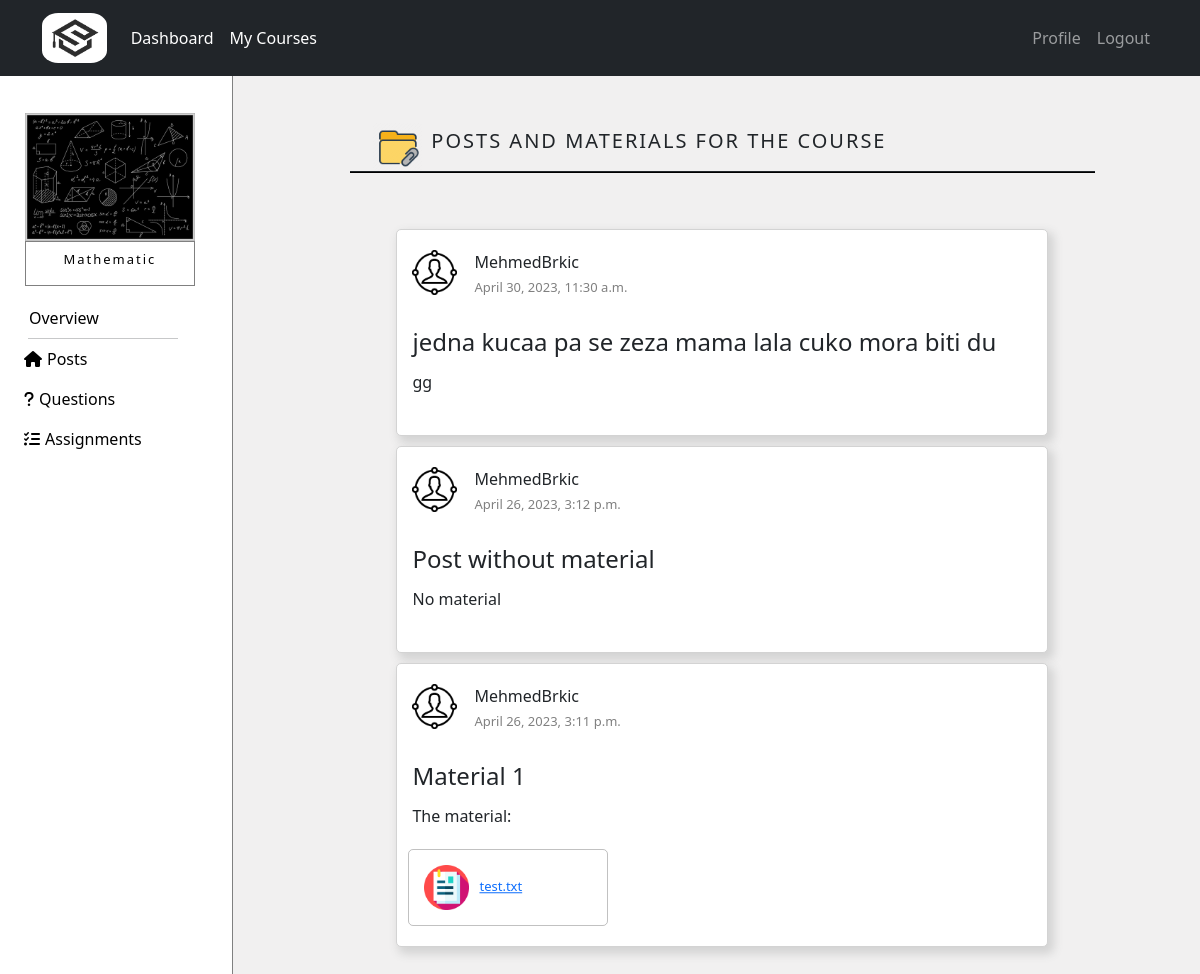
Screenshot of /courses/course/10 (signed in) with the database file from the repository.
### courses/models.py (models this page shows, shortened)
class Course(models.Model):
    name = models.CharField(max_length=50)
    summary = models.CharField(max_length=500)
    image = models.ImageField(upload_to="courses_images",default="courses_images/default.jpg",blank=True)
    overview = models.TextField(null=True,blank=True)
    max_students = models.IntegerField(default=100)
    student_number = models.IntegerField(default=0)

class Notice(models.Model):
    name = models.CharField(max_length=50)
    text = models.CharField(max_length=500,null=True,blank=True)
    created_at = models.DateTimeField(auto_now=True)
    tutor = models.ForeignKey(Tutor,related_name='tutor_upload',on_delete=models.CASCADE)
    course = models.ForeignKey(Course,related_name='course_notice',on_delete=models.CASCADE)
    class Meta:
        ordering = ['-created_at']

class Tutor(models.Model):
    user = models.OneToOneField(NewUser,on_delete=models.CASCADE,primary_key=True,related_name='Tutor')
    phone = models.IntegerField()
    course = models.ManyToManyField(Course,through="TutorCourse")

class NewUser(AbstractUser):
    is_student = models.BooleanField(default=False)
    is_tutor = models.BooleanField(default=False)

class Material(models.Model):
    notice = models.ForeignKey(Notice,related_name='material_notice',on_delete=models.CASCADE)
    material = models.FileField(upload_to='materials')
    @property
    def filename(self):
        return os.path.basename(self.material.name)

### courses/views.py (the view, shortened to what this page needs)
# urls.py: path('course/<int:course_id>',views.view_course,name='course'),
@login_required
def view_course(request,course_id,question_id=None):
   if request.user.is_tutor:
      return HttpResponse('<html><body><h2 style="font-weight: lighter">Your do not have access to view this page!</h2><body></html>')
   course = get_object_or_404(Course,pk=course_id)
   student_courses = StudentCourse.objects.filter(course = course,student = request.user.Student)
   if student_courses.exists() is False:
      tutors = Tutor.objects.filter(course=course)
      return render(request,"courses/enroll.html",{'course':course,'tutors':tutors})
   notices = Notice.objects.filter(course=course)
   return render(request,"courses/course.html",{'course':course,'notices':notices})

### courses/templatetags/tag.py (called while the page is built)
@register.simple_tag
def getMaterials(notice):
    materials = Material.objects.filter(notice=notice)
    return materials

### templates/courses/course.html (shortened to what this page needs)
{% extends 'courses/dashboard.html' %}
{% block content_courses %}
{% load static %}
{% if course %}
<div class="row no-gutters">
  <div id="left-gutter" class="col-sm-1 col-md-2 col-lg-2 no-gutters" style="width: 20%; height: 100vh; background-color: white; padding: 0; border-right: 1px solid gray;">
    <div class="card" style="width: 70%; margin-top: 15%;
                             margin-left: auto; margin-right: auto; border: none;">
      <img src="{{course.image.url}}" class="card-img-top" style="border-radius: 0%;" alt="Cover">
        <div class="card-body" style="border: 1px solid gray; padding: 10px 0px 10px 0px;">
          <h4 class="card-title courseDetails courseTitle"
              style="text-align: center; color: black; letter-spacing: 2px; font-weight: lighter;">{{course.name}}</h4>
        </div>
    </div>
    <div class="nav flex-column" style="margin-top: 5%; width: 100%;">
      <div id="miniMeni">
        <a class="nav-link hoverMeni" href="{% url 'overview' course_id=course.pk %}" style="color: black;">
          Overview
        </a>
        <hr id="line">
        {% if user.is_student %}
        <a class="nav-link hoverMeni" href="{% url 'course' course_id=course.pk %}" style="color: black;">
          <i class="fa-solid fa-house" style="margin-right: 5px;"></i>Posts
        </a>
        {% else %}
        <a class="nav-link hoverMeni" href="{% url 'tutor_course' course_id=course.pk %}" style="color: black;">
          <i class="fa-solid fa-house" style="margin-right: 5px;"></i>Posts
        </a>
        {% endif %}
        <a class="nav-link hoverMeni" href="{% url 'view_questions_tutor' course_id=course.pk %}" style="color: black;">
          <i class="fa-solid fa-question" style="margin-right: 5px;"></i>Questions
        </a>
        <a class="nav-link hoverMeni" href="{% url 'assignment_overview' course_id=course.pk %}" style="color: black;">
          <i class="fa-solid fa-list-check" style="margin-right: 5px;"></i>Assignments
        </a>
      </div>
    </div>
  </div>
  <div id="right-gutter" class="col-sm-11 col-md-10 col-lg-10 no-gutters">
    {% block courseContent%}
      {% include 'courses/posts.html' with notices=notices %}
    {% endblock %}
  </div>
</div>
{% endif %}
{% endblock %}

### templates/courses/posts.html (shortened to what this page needs)
{% load static %}
<div id="posts" class="container" style="width: 100%;
height: fit-content; margin-top: 20px; margin-bottom: 20px;">
    <div style="margin-left: auto; margin-right: auto; width:75%; margin-top: 5%; position: relative;">
      <img class="col-sm-4 col-md-4 col-lg-4" src="{% static 'img/materials.png' %}"
           style="width:7%;">
      <div class="col-sm-8 col-md-8 col-lg-8 availableCourses">
        <h5 class="title">POSTS AND MATERIALS FOR THE COURSE</h5>
      </div>
    </div>
    <hr style="width: 80%; margin-left: auto; margin-right: auto; background-color: black;
               opacity: 1; margin-top: 0; margin-bottom: 6%; height: 2px;">
  {% if notices %}
  {% for post in notices %}
  <div class="container containerWithBorder" style="padding: 15px; min-width: 475px;">
    <div class="row" style="margin-bottom: 5px; height: fit-content; position: relative;">
      <div style="width: auto; height: fit-content;">
        <img src="{% static 'img/tutor.png' %}" style="height: 45px; display: inline-block; position: relative; top: 5px">
      </div>
      <div style=" height: fit-content; padding: 0;width:auto;display:inline-block">
        <p style="margin: 5px; text-align: left;">{{ post.tutor.user.username}}<br>
        <span style="font-size: small; text-align: left; color: gray;">{{ post.created_at }}</span></p>
      </div>
      <div style="text-align: justify; margin-top: 25px; margin-bottom: 5px;">
        <h4>{{ post.name }}</h4>
      </div>
      <div style="height: fit-content;">
        <p class="breakText">{{ post.text }}</p>
      </div>
      {% load tag %}
      <div class="row" style="padding: 5px 5px 0px 5px;">
          {% getMaterials post as materials %}
          {% for material in materials %}
          <div class="cols-sm-10 col-md-10 col-lg-10"
              style="height: fit-content; position: relative; max-width: fit-content;
                padding: 5px; margin-left: 15px; min-width: 200px; border: 1px solid #8080807d; border-radius: 5px;">
            <div style="height: fit-content; border-radius: 5px; display: inline-block; margin: 10px;">
              <img src="{% static 'img/attachment.png' %}" style="height: 45px;">
            </div>
            <a href="{{ material.material.url }}" class="verticalCenter" style="font-size:small">{{ material.filename }}</a>
          </div>
          {% endfor %}
      </div>
    </div>
  </div>
  {% endfor %}
  <div style="height: 100px; width: 100%;"></div>
  {% else %}
  <h2 style="text-align: center;">There are no posts yet!</h2>
  {% endif %}
</div>

### static/css/style.css (style rules this page uses)
html { scroll-behavior: smooth; }
*, *:before, *:after { box-sizing: border-box; }
body { margin: 0; padding: 0; }

### static/css/login.css (style rules this page uses)
.availableCourses { position:absolute; bottom: 10px; display: inline-block; }
.title { margin-left: 2%; letter-spacing: 2px; }
.courseDetails { opacity: 0.99; color: white; }
.verticalCenter { width: fit-content; position: absolute; transform: translateY(-50%); top:50%; }
.breakText { word-wrap: break-word; text-align: justify; padding: 0; }
.containerWithBorder { margin-left: auto; margin-right: auto; width: 70%; border: 1px solid lightgray; margin-bottom: 10px; border-radius: 5px; box-shadow: 4px 5px 10px 2px lightgray; background-color: white; }

### templates/courses/course.html (style rules this page uses)
@media screen and (min-width: 1000px) { body { overflow-x: hidden; overflow-y: hidden; } }
#miniMeni { margin-left: 50px; }
#line { width: 200px; margin-left: 10px; margin-right: auto; margin-top: 0px; margin-bottom: 0px; }
#right-gutter { width: 80%; height: 100vh; overflow: scroll; }
@media screen and (min-width: 900px) and (max-width: 1400px) { #miniMeni { margin-left: 20px; } }
@media screen and (min-width: 900px) and (max-width: 1400px) { #line { width: 150px; margin-left: 20px; } }
@media screen and (min-width: 900px) and (max-width: 1400px) { .courseTitle { font-size: small; } }

### rows the page displays
Course: image (picture), name "Mathematic"
Notice: tutor.user.username "MehmedBrkic", created_at "April 30, 2023, 11:30 a.m.", name "jedna kucaa pa se zeza mama lala cuko mora biti du", text "gg"
Notice: tutor.user.username "MehmedBrkic", created_at "April 26, 2023, 3:12 p.m.", name "Post without material", text "No material"
Notice: tutor.user.username "MehmedBrkic", created_at "April 26, 2023, 3:11 p.m.", name "Material 1", text "The material:"
Material: filename "test.txt"
